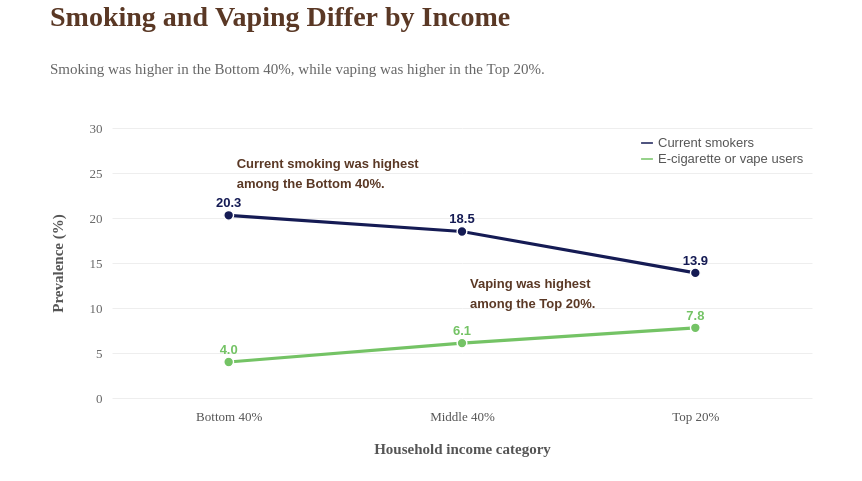

The Vega-Lite source for this figure:
### Vega-Lite specification from a JSON file in a GitHub repository (floating-point values rounded to 4 significant figures)
{"$schema": "https://vega.github.io/schema/vega-lite/v5.json", "padding": {"left": 50, "right": 50, "top": 4, "bottom": 25}, "title": {"text": "Smoking and Vaping Differ by Income", "subtitle": "Smoking was higher in the Bottom 40%, while vaping was higher in the Top 20%.", "font": "Crimson Text", "fontSize": 28, "fontWeight": 700, "color": "#5a3825", "subtitleFont": "Source Sans Pro", "subtitleFontSize": 15, "subtitleFontWeight": 400, "subtitleColor": "#666666", "subtitlePadding": 30, "anchor": "start", "offset": 45}, "width": 700, "height": 270, "data": {"values": [{"Income_Group": "Bottom 40%", "Measure": "Current smokers", "Prevalence": 20.3}, {"Income_Group": "Middle 40%", "Measure": "Current smokers", "Prevalence": 18.5}, {"Income_Group": "Top 20%", "Measure": "Current smokers", "Prevalence": 13.9}, {"Income_Group": "Bottom 40%", "Measure": "E-cigarette or vape users", "Prevalence": 4.0}, {"Income_Group": "Middle 40%", "Measure": "E-cigarette or vape users", "Prevalence": 6.1}, {"Income_Group": "Top 20%", "Measure": "E-cigarette or vape users", "Prevalence": 7.8}]}, "layer": [{"mark": {"type": "line", "strokeWidth": 3.2, "point": {"filled": true, "size": 95, "stroke": "#ffffff", "strokeWidth": 1.4}}, "encoding": {"x": {"field": "Income_Group", "type": "ordinal", "title": "Household income category", "sort": ["Bottom 40%", "Middle 40%", "Top 20%"], "axis": {"titleFont": "Source Sans Pro", "titleFontSize": 15, "titleFontWeight": 700, "titleColor": "#555555", "titlePadding": 18, "labelFont": "Source Sans Pro", "labelFontSize": 13, "labelColor": "#555555", "labelAngle": 0, "labelPadding": 12, "domain": false, "ticks": false}}, "y": {"field": "Prevalence", "type": "quantitative", "title": "Prevalence (%)", "scale": {"domain": [0, 30], "nice": false}, "axis": {"values": [0, 5, 10, 15, 20, 25, 30], "titleFont": "Source Sans Pro", "titleFontSize": 15, "titleFontWeight": 700, "titleColor": "#555555", "titlePadding": 24, "labelFont": "Source Sans Pro", "labelFontSize": 13, "labelColor": "#666666", "grid": true, "gridColor": "#eeeeee", "domain": false, "ticks": false, "labelPadding": 10}}, "color": {"field": "Measure", "type": "nominal", "scale": {"domain": ["Current smokers", "E-cigarette or vape users"], "range": ["#151B54", "#74C365"]}, "legend": {"title": null, "orient": "top-right", "labelFont": "Arial", "labelFontSize": 13, "labelColor": "#555555", "symbolType": "stroke", "symbolSize": 140, "offset": 8}}, "tooltip": [{"field": "Income_Group", "type": "ordinal", "title": "Income group"}, {"field": "Measure", "type": "nominal", "title": "Measure"}, {"field": "Prevalence", "type": "quantitative", "title": "Prevalence (%)", "format": ".1f"}]}}, {"mark": {"type": "text", "font": "Arial", "fontSize": 13, "fontWeight": 700, "dy": -12}, "encoding": {"x": {"field": "Income_Group", "type": "ordinal", "sort": ["Bottom 40%", "Middle 40%", "Top 20%"]}, "y": {"field": "Prevalence", "type": "quantitative", "scale": {"domain": [0, 25], "nice": false}}, "text": {"field": "Prevalence", "type": "quantitative", "format": ".1f"}, "color": {"field": "Measure", "type": "nominal", "scale": {"domain": ["Current smokers", "E-cigarette or vape users"], "range": ["#151B54", "#0B6623"]}, "legend": null}}}, {"data": {"values": [{"Income_Group": "Bottom 40%", "Prevalence": 26.0, "Text": "Current smoking was highest \namong the Bottom 40%."}]}, "mark": {"type": "text", "font": "Arial", "fontSize": 13, "fontWeight": 700, "color": "#5a3825", "align": "left", "baseline": "middle", "dx": 8, "lineBreak": "\n", "lineHeight": 20, "limit": 360}, "encoding": {"x": {"field": "Income_Group", "type": "ordinal", "sort": ["Bottom 40%", "Middle 40%", "Top 20%"]}, "y": {"field": "Prevalence", "type": "quantitative", "scale": {"domain": [0, 25], "nice": false}}, "text": {"field": "Text"}}}, {"data": {"values": [{"Income_Group": "Middle 40%", "Prevalence": 12.7, "Text": "Vaping was highest \namong the Top 20%."}]}, "mark": {"type": "text", "font": "Arial", "fontSize": 13, "fontWeight": 700, "color": "#5a3825", "align": "left", "baseline": "middle", "dx": 8, "lineBreak": "\n", "lineHeight": 20, "limit": 320}, "encoding": {"x": {"field": "Income_Group", "type": "ordinal", "sort": ["Bottom 40%", "Middle 40%", "Top 20%"]}, "y": {"field": "Prevalence", "type": "quantitative", "scale": {"domain": [0, 25], "nice": false}}, "text": {"field": "Text"}}}], "config": {"background": "#ffffff", "view": {"stroke": null}, "axis": {"labelFont": "Source Sans Pro", "titleFont": "Source Sans Pro"}, "legend": {"labelFont": "Source Sans Pro", "titleFont": "Source Sans Pro"}}}
